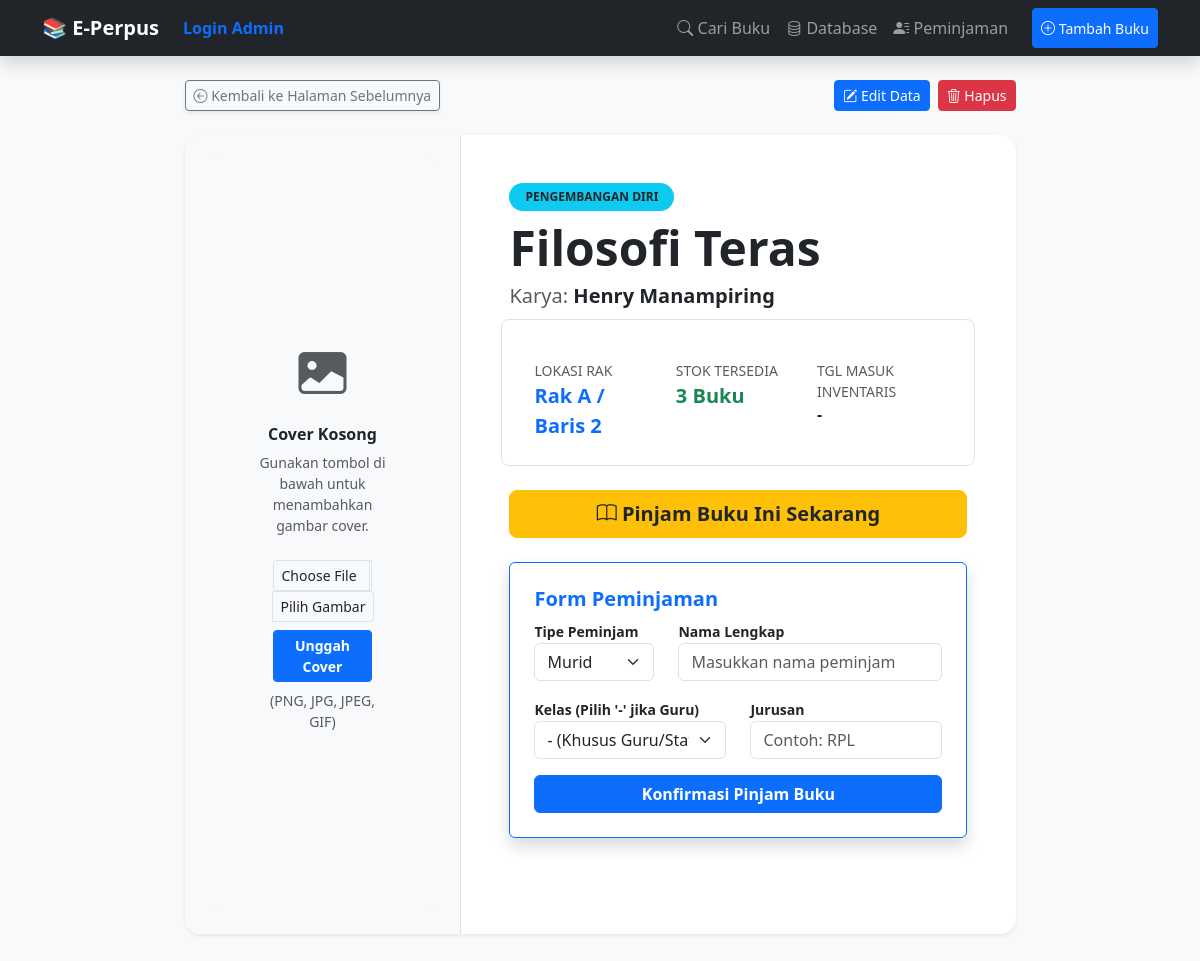
The page /buku/2 on the database its author committed.
### tables this page shows
CREATE TABLE buku (
            id INTEGER PRIMARY KEY AUTOINCREMENT,
            judul TEXT NOT NULL,
            penulis TEXT,
            kategori TEXT,
            kode_rak TEXT, -- A (Rak Besar)
            baris_rak INTEGER, -- 1 (Barisan rak dari paling atas)
            stok INTEGER DEFAULT 1,
            tanggal_masuk DATE,
            cover_img TEXT
        );

### app.py (the view)
@app.route('/buku/<int:id>')
def detail_buku(id):
    conn = get_db_connection()
    buku = conn.execute('SELECT * FROM buku WHERE id = ?', (id,)).fetchone()
    conn.close()
    back_url = request.referrer if request.referrer else url_for('index')
    return render_template('detail_buku.html', buku=buku, back_url=back_url)

### app.py (called while the page is built)
def get_db_connection():
    conn = sqlite3.connect('perpustakaan.db')
    conn.row_factory = sqlite3.Row
    return conn

### templates/detail_buku.html (shortened to what this page needs)
{% extends 'layout.html' %}
{% block content %}
<div class="row justify-content-center mt-4">
    <div class="col-md-9">
        <div class="mb-4 d-flex justify-content-between align-items-center">
            <a href="{{ back_url }}" class="btn btn-outline-secondary btn-sm shadow-sm">
                <i class="bi bi-arrow-left-circle"></i> Kembali ke Halaman Sebelumnya
            </a>
            <div class="d-flex gap-2">
                <a href="/edit/{{ buku.id }}" class="btn btn-primary btn-sm"><i class="bi bi-pencil-square"></i> Edit Data</a>
                <a href="/delete/{{ buku.id }}" class="btn btn-danger btn-sm" onclick="return confirm('Hapus buku ini?')"><i class="bi bi-trash3"></i> Hapus</a>
            </div>
        </div>
        <div class="card shadow-sm border-0 rounded-4 overflow-hidden mb-5">
            <div class="row g-0">
                <div class="col-md-4 p-4 text-center bg-light border-end">
                    {% if buku.cover_img %}
                        <img src="{{ url_for('static', filename='covers/' + buku.cover_img) }}"
                             alt="Cover {{ buku.judul }}"
                             class="img-fluid rounded-3 shadow"
                             style="max-height: 400px; object-fit: cover;">
                        <div class="mt-3">
                            <button class="btn btn-outline-primary btn-sm" data-bs-toggle="collapse" data-bs-target="#formGantiCover">
                                Ganti Cover
                            </button>
                            <div class="collapse mt-2" id="formGantiCover">
                                <form action="/buku/{{ buku.id }}/upload_cover" method="POST" enctype="multipart/form-data">
                                    <input type="file" name="cover_file" class="form-control form-control-sm mb-2" accept="image/*" required>
                                    <button type="submit" class="btn btn-primary btn-sm w-100">Unggah Gambar Baru</button>
                                </form>
                            </div>
                        </div>
                    {% else %}
                        <div class="border-4 border-dashed rounded-3 p-5 text-muted d-flex flex-column align-items-center justify-content-center h-100" style="min-height: 350px; background-color: #f8f9fa;">
                            <i class="bi bi-image-fill mb-3" style="font-size: 3rem;"></i>
                            <h6 class="fw-bold text-dark">Cover Kosong</h6>
                            <p class="small text-center mb-4">Gunakan tombol di bawah untuk menambahkan gambar cover.</p>
                            <form action="/buku/{{ buku.id }}/upload_cover" method="POST" enctype="multipart/form-data" class="w-100 px-3">
                                <div class="input-group input-group-sm mb-2">
                                    <input type="file" name="cover_file" class="form-control" accept="image/*" required>
                                    <label class="input-group-text" for="cover_file">Pilih Gambar</label>
                                </div>
                                <button type="submit" class="btn btn-primary btn-sm w-100 fw-bold">Unggah Cover</button>
                            </form>
                            <small class="text-muted mt-2">(PNG, JPG, JPEG, GIF)</small>
                        </div>
                    {% endif %}
                </div>
                <div class="col-md-8 p-5">
                    <span class="badge bg-info text-dark mb-2 rounded-pill px-3 py-2 text-uppercase fw-bold">{{ buku.kategori if buku.kategori else 'Tanpa Kategori' }}</span>
                    <h1 class="display-5 fw-bold text-dark mb-1">{{ buku.judul }}</h1>
                    <p class="text-muted fs-5 mb-4">Karya: <span class="fw-bold text-dark">{{ buku.penulis if buku.penulis else 'Penulis Anonim' }}</span></p>
                    <div class="row g-3 bg-white p-4 rounded-3 border mb-4 shadow-xs">
                        <div class="col-6 col-md-4">
                            <div class="small text-muted">LOKASI RAK</div>
                            <div class="fw-bold fs-5 text-primary">Rak {{ buku.kode_rak if buku.kode_rak else '-' }} / Baris {{ buku.baris_rak if buku.baris_rak else '-' }}</div>
                        </div>
                        <div class="col-6 col-md-4">
                            <div class="small text-muted">STOK TERSEDIA</div>
                            <div class="fw-bold fs-5 text-success">{{ buku.stok if buku.stok else '0' }} Buku</div>
                        </div>
                        <div class="col-md-4">
                            <div class="small text-muted">TGL MASUK INVENTARIS</div>
                            <div class="fw-bold fs-6 text-dark">{{ buku.tanggal_masuk if buku.tanggal_masuk else '-' }}</div>
                        </div>
                    </div>
                    <div class="d-grid mt-2">
                        <a href="#areaPinjam" class="btn btn-warning btn-lg fw-bold text-dark"><i class="bi bi-book"></i> Pinjam Buku Ini Sekarang</a>
                    </div>
                    <div id="areaPinjam" class="card p-4 mb-5 border-primary shadow mt-4">
                        <h5 class="fw-bold text-primary">Form Peminjaman</h5>
                        <form action="/pinjam/{{ buku.id }}" method="POST">
                            <div class="row">
                                <div class="col-md-4 mb-3">
                                    <label class="fw-bold small">Tipe Peminjam</label>
                                    <select name="tipe_user" class="form-select" required>
                                        <option value="Murid">Murid</option>
                                    </select>
                                </div>
                                <div class="col-md-8 mb-3">
                                    <label class="fw-bold small">Nama Lengkap</label>
                                    <input type="text" name="nama_peminjam" class="form-control" placeholder="Masukkan nama peminjam" required>
                                </div>
                            </div>
                            <div class="row">
                                <div class="col-md-6 mb-3">
                                    <label class="fw-bold small">Kelas (Pilih '-' jika Guru)</label>
                                    <select name="kelas" class="form-select" required>
                                        <option value="-">- (Khusus Guru/Staff)</option>
                                    </select>
                                </div>
                                <div class="col-md-6 mb-3">
                                    <label class="fw-bold small">Jurusan</label>
                                    <input type="text" name="jurusan" class="form-control" placeholder="Contoh: RPL" required>
                                </div>
                            </div>
                            <button type="submit" class="btn btn-primary w-100 fw-bold">Konfirmasi Pinjam Buku</button>
                        </form>
                    </div>
                </div>
            </div>
        </div>
        </div>
</div>
{% endblock %}

### rows shown on the page
buku: kategori "PENGEMBANGAN DIRI", judul "Filosofi Teras", penulis "Henry Manampiring", kode_rak "A", baris_rak "2", stok "3"

### other values the page prints
{{ buku.tanggal_masuk if buku.tanggal_masuk else '-' }} "-"
